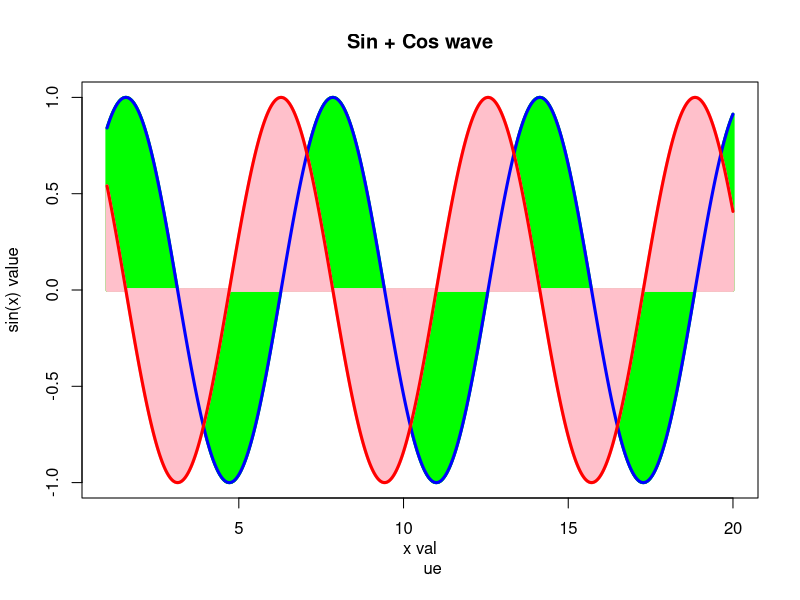

Write the R code that produced this figure.
#' ---
#' title: "BIMM 143 Lab 4"
#' author: "Yi-Hung Lee (PID: A16587141)"
#' date: "April 11rd, 2014"
#' ---
#' 
x <- seq(1, 20, by = 0.01)
y = sin(x)
y2 = cos(x)
plot(x, y, type = "h", col = "green", lwd = 3, main = "Sin + Cos wave", xlab = "x val
     ue", ylab = "sin(x) value")
lines(x, y2, type = "h", col = "pink", lwd = 3)

lines(x, y, type = "l", col = "blue", lwd = 3)
lines(x, y2, type = "l", col = "red", lwd = 3)